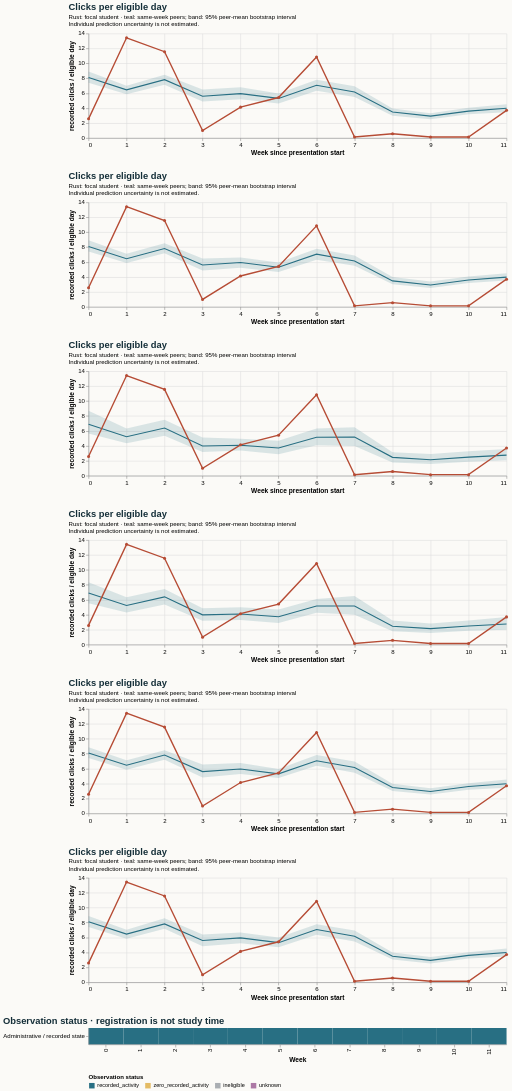

This figure's Vega-Lite source:
### Vega-Lite specification from a JSON file in a GitHub repository (floating-point values rounded to 4 significant figures)
{"$schema": "https://vega.github.io/schema/vega-lite/v5.20.1.json", "config": {"axis": {"labelFontSize": 11, "titleFontSize": 12}, "background": "#fbfaf7", "font": "sans-serif", "title": {"anchor": "start", "color": "#142e38", "fontSize": 17, "subtitleFontSize": 11}, "view": {"continuousHeight": 300, "continuousWidth": 300, "stroke": null}}, "datasets": {"data-39455ae55f0d7dfa5c8f74dd96c4e827": [{"eligible_days": 7.0, "end_day": 6, "logging_completeness": "unknown", "observation_status": "recorded_activity", "row": "Administrative / recorded state", "score_status": "withheld_release_time_unknown", "start_day": 0, "value": 2.571, "week": 0}, {"eligible_days": 7.0, "end_day": 13, "logging_completeness": "unknown", "observation_status": "recorded_activity", "row": "Administrative / recorded state", "score_status": "withheld_release_time_unknown", "start_day": 7, "value": 13.43, "week": 1}, {"eligible_days": 7.0, "end_day": 20, "logging_completeness": "unknown", "observation_status": "recorded_activity", "row": "Administrative / recorded state", "score_status": "withheld_release_time_unknown", "start_day": 14, "value": 11.57, "week": 2}, {"eligible_days": 7.0, "end_day": 27, "logging_completeness": "unknown", "observation_status": "recorded_activity", "row": "Administrative / recorded state", "score_status": "withheld_release_time_unknown", "start_day": 21, "value": 1.0, "week": 3}, {"eligible_days": 7.0, "end_day": 34, "logging_completeness": "unknown", "observation_status": "recorded_activity", "row": "Administrative / recorded state", "score_status": "withheld_release_time_unknown", "start_day": 28, "value": 4.143, "week": 4}, {"eligible_days": 7.0, "end_day": 41, "logging_completeness": "unknown", "observation_status": "recorded_activity", "row": "Administrative / recorded state", "score_status": "withheld_release_time_unknown", "start_day": 35, "value": 5.429, "week": 5}, {"eligible_days": 7.0, "end_day": 48, "logging_completeness": "unknown", "observation_status": "recorded_activity", "row": "Administrative / recorded state", "score_status": "withheld_release_time_unknown", "start_day": 42, "value": 10.86, "week": 6}, {"eligible_days": 7.0, "end_day": 55, "logging_completeness": "unknown", "observation_status": "recorded_activity", "row": "Administrative / recorded state", "score_status": "withheld_release_time_unknown", "start_day": 49, "value": 0.1429, "week": 7}, {"eligible_days": 7.0, "end_day": 62, "logging_completeness": "unknown", "observation_status": "recorded_activity", "row": "Administrative / recorded state", "score_status": "withheld_release_time_unknown", "start_day": 56, "value": 0.5714, "week": 8}, {"eligible_days": 7.0, "end_day": 69, "logging_completeness": "unknown", "observation_status": "recorded_activity", "row": "Administrative / recorded state", "score_status": "withheld_release_time_unknown", "start_day": 63, "value": 0.1429, "week": 9}, {"eligible_days": 7.0, "end_day": 76, "logging_completeness": "unknown", "observation_status": "recorded_activity", "row": "Administrative / recorded state", "score_status": "withheld_release_time_unknown", "start_day": 70, "value": 0.1429, "week": 10}, {"eligible_days": 7.0, "end_day": 83, "logging_completeness": "unknown", "observation_status": "recorded_activity", "row": "Administrative / recorded state", "score_status": "withheld_release_time_unknown", "start_day": 77, "value": 3.714, "week": 11}], "data-3f72d43402fd29257d716ecfcbb1cce0": [{"end_day": 6, "focal_value": 2.571, "peer_ci_high": 8.36, "peer_ci_low": 5.533, "peer_mean": 6.901, "peer_observations": 232, "peer_people": 232, "reference": "same_prior_attempt", "unit": "recorded clicks / eligible day", "week": 0}, {"end_day": 13, "focal_value": 13.43, "peer_ci_high": 6.351, "peer_ci_low": 4.314, "peer_mean": 5.234, "peer_observations": 229, "peer_people": 229, "reference": "same_prior_attempt", "unit": "recorded clicks / eligible day", "week": 1}, {"end_day": 20, "focal_value": 11.57, "peer_ci_high": 7.46, "peer_ci_low": 5.36, "peer_mean": 6.398, "peer_observations": 222, "peer_people": 222, "reference": "same_prior_attempt", "unit": "recorded clicks / eligible day", "week": 2}, {"end_day": 27, "focal_value": 1.0, "peer_ci_high": 4.875, "peer_ci_low": 3.208, "peer_mean": 3.987, "peer_observations": 222, "peer_people": 222, "reference": "same_prior_attempt", "unit": "recorded clicks / eligible day", "week": 3}, {"end_day": 34, "focal_value": 4.143, "peer_ci_high": 4.999, "peer_ci_low": 3.309, "peer_mean": 4.095, "peer_observations": 216, "peer_people": 216, "reference": "same_prior_attempt", "unit": "recorded clicks / eligible day", "week": 4}, {"end_day": 41, "focal_value": 5.429, "peer_ci_high": 4.707, "peer_ci_low": 2.898, "peer_mean": 3.722, "peer_observations": 213, "peer_people": 213, "reference": "same_prior_attempt", "unit": "recorded clicks / eligible day", "week": 5}, {"end_day": 48, "focal_value": 10.86, "peer_ci_high": 6.125, "peer_ci_low": 4.263, "peer_mean": 5.167, "peer_observations": 209, "peer_people": 209, "reference": "same_prior_attempt", "unit": "recorded clicks / eligible day", "week": 6}, {"end_day": 55, "focal_value": 0.1429, "peer_ci_high": 6.5, "peer_ci_low": 3.992, "peer_mean": 5.179, "peer_observations": 204, "peer_people": 204, "reference": "same_prior_attempt", "unit": "recorded clicks / eligible day", "week": 7}, {"end_day": 62, "focal_value": 0.5714, "peer_ci_high": 3.223, "peer_ci_low": 1.794, "peer_mean": 2.464, "peer_observations": 202, "peer_people": 202, "reference": "same_prior_attempt", "unit": "recorded clicks / eligible day", "week": 8}, {"end_day": 69, "focal_value": 0.1429, "peer_ci_high": 2.818, "peer_ci_low": 1.565, "peer_mean": 2.145, "peer_observations": 199, "peer_people": 199, "reference": "same_prior_attempt", "unit": "recorded clicks / eligible day", "week": 9}, {"end_day": 76, "focal_value": 0.1429, "peer_ci_high": 3.235, "peer_ci_low": 1.839, "peer_mean": 2.489, "peer_observations": 197, "peer_people": 197, "reference": "same_prior_attempt", "unit": "recorded clicks / eligible day", "week": 10}, {"end_day": 83, "focal_value": 3.714, "peer_ci_high": 3.711, "peer_ci_low": 1.993, "peer_mean": 2.77, "peer_observations": 196, "peer_people": 196, "reference": "same_prior_attempt", "unit": "recorded clicks / eligible day", "week": 11}], "data-7ff83019dff311f098e17c729a63a3ed": [{"end_day": 6, "focal_value": 2.571, "peer_ci_high": 8.912, "peer_ci_low": 7.394, "peer_mean": 8.1, "peer_observations": 1159, "peer_people": 1159, "reference": "course", "unit": "recorded clicks / eligible day", "week": 0}, {"end_day": 13, "focal_value": 13.43, "peer_ci_high": 7.012, "peer_ci_low": 5.877, "peer_mean": 6.456, "peer_observations": 1151, "peer_people": 1151, "reference": "course", "unit": "recorded clicks / eligible day", "week": 1}, {"end_day": 20, "focal_value": 11.57, "peer_ci_high": 8.482, "peer_ci_low": 7.132, "peer_mean": 7.819, "peer_observations": 1133, "peer_people": 1133, "reference": "course", "unit": "recorded clicks / eligible day", "week": 2}, {"end_day": 27, "focal_value": 1.0, "peer_ci_high": 6.505, "peer_ci_low": 4.89, "peer_mean": 5.608, "peer_observations": 1125, "peer_people": 1125, "reference": "course", "unit": "recorded clicks / eligible day", "week": 3}, {"end_day": 34, "focal_value": 4.143, "peer_ci_high": 6.81, "peer_ci_low": 5.193, "peer_mean": 5.954, "peer_observations": 1088, "peer_people": 1088, "reference": "course", "unit": "recorded clicks / eligible day", "week": 4}, {"end_day": 41, "focal_value": 5.429, "peer_ci_high": 5.956, "peer_ci_low": 4.618, "peer_mean": 5.31, "peer_observations": 1081, "peer_people": 1081, "reference": "course", "unit": "recorded clicks / eligible day", "week": 5}, {"end_day": 48, "focal_value": 10.86, "peer_ci_high": 7.826, "peer_ci_low": 6.347, "peer_mean": 7.065, "peer_observations": 1070, "peer_people": 1070, "reference": "course", "unit": "recorded clicks / eligible day", "week": 6}, {"end_day": 55, "focal_value": 0.1429, "peer_ci_high": 6.949, "peer_ci_low": 5.485, "peer_mean": 6.16, "peer_observations": 1054, "peer_people": 1054, "reference": "course", "unit": "recorded clicks / eligible day", "week": 7}, {"end_day": 62, "focal_value": 0.5714, "peer_ci_high": 3.945, "peer_ci_low": 2.987, "peer_mean": 3.483, "peer_observations": 1044, "peer_people": 1044, "reference": "course", "unit": "recorded clicks / eligible day", "week": 8}, {"end_day": 69, "focal_value": 0.1429, "peer_ci_high": 3.331, "peer_ci_low": 2.528, "peer_mean": 2.943, "peer_observations": 1027, "peer_people": 1027, "reference": "course", "unit": "recorded clicks / eligible day", "week": 9}, {"end_day": 76, "focal_value": 0.1429, "peer_ci_high": 4.049, "peer_ci_low": 3.187, "peer_mean": 3.609, "peer_observations": 1021, "peer_people": 1021, "reference": "course", "unit": "recorded clicks / eligible day", "week": 10}, {"end_day": 83, "focal_value": 3.714, "peer_ci_high": 4.52, "peer_ci_low": 3.452, "peer_mean": 3.989, "peer_observations": 1016, "peer_people": 1016, "reference": "course", "unit": "recorded clicks / eligible day", "week": 11}], "data-ad1362a6963045153d9c7681cf961298": [{"end_day": 6, "focal_value": 2.571, "peer_ci_high": 8.876, "peer_ci_low": 7.438, "peer_mean": 8.1, "peer_observations": 1159, "peer_people": 1159, "reference": "early_stage", "unit": "recorded clicks / eligible day", "week": 0}, {"end_day": 13, "focal_value": 13.43, "peer_ci_high": 7.127, "peer_ci_low": 5.866, "peer_mean": 6.456, "peer_observations": 1151, "peer_people": 1151, "reference": "early_stage", "unit": "recorded clicks / eligible day", "week": 1}, {"end_day": 20, "focal_value": 11.57, "peer_ci_high": 8.469, "peer_ci_low": 7.192, "peer_mean": 7.819, "peer_observations": 1133, "peer_people": 1133, "reference": "early_stage", "unit": "recorded clicks / eligible day", "week": 2}, {"end_day": 27, "focal_value": 1.0, "peer_ci_high": 6.562, "peer_ci_low": 4.81, "peer_mean": 5.608, "peer_observations": 1125, "peer_people": 1125, "reference": "early_stage", "unit": "recorded clicks / eligible day", "week": 3}, {"end_day": 34, "focal_value": 4.143, "peer_ci_high": 6.758, "peer_ci_low": 5.278, "peer_mean": 5.954, "peer_observations": 1088, "peer_people": 1088, "reference": "early_stage", "unit": "recorded clicks / eligible day", "week": 4}, {"end_day": 41, "focal_value": 5.429, "peer_ci_high": 5.958, "peer_ci_low": 4.734, "peer_mean": 5.31, "peer_observations": 1081, "peer_people": 1081, "reference": "early_stage", "unit": "recorded clicks / eligible day", "week": 5}, {"end_day": 48, "focal_value": 10.86, "peer_ci_high": 7.838, "peer_ci_low": 6.378, "peer_mean": 7.065, "peer_observations": 1070, "peer_people": 1070, "reference": "early_stage", "unit": "recorded clicks / eligible day", "week": 6}, {"end_day": 55, "focal_value": 0.1429, "peer_ci_high": 6.963, "peer_ci_low": 5.463, "peer_mean": 6.16, "peer_observations": 1054, "peer_people": 1054, "reference": "early_stage", "unit": "recorded clicks / eligible day", "week": 7}, {"end_day": 62, "focal_value": 0.5714, "peer_ci_high": 3.965, "peer_ci_low": 3.004, "peer_mean": 3.483, "peer_observations": 1044, "peer_people": 1044, "reference": "early_stage", "unit": "recorded clicks / eligible day", "week": 8}, {"end_day": 69, "focal_value": 0.1429, "peer_ci_high": 3.374, "peer_ci_low": 2.542, "peer_mean": 2.943, "peer_observations": 1027, "peer_people": 1027, "reference": "early_stage", "unit": "recorded clicks / eligible day", "week": 9}, {"end_day": 76, "focal_value": 0.1429, "peer_ci_high": 4.057, "peer_ci_low": 3.188, "peer_mean": 3.609, "peer_observations": 1021, "peer_people": 1021, "reference": "early_stage", "unit": "recorded clicks / eligible day", "week": 10}, {"end_day": 83, "focal_value": 3.714, "peer_ci_high": 4.561, "peer_ci_low": 3.436, "peer_mean": 3.989, "peer_observations": 1016, "peer_people": 1016, "reference": "early_stage", "unit": "recorded clicks / eligible day", "week": 11}], "data-e5c42d6caa09789dfa63ea6092bcc3f0": [{"end_day": 6, "focal_value": 2.571, "peer_ci_high": 8.884, "peer_ci_low": 7.405, "peer_mean": 8.1, "peer_observations": 1159, "peer_people": 1159, "reference": "early_stage", "unit": "recorded clicks / eligible day", "week": 0}, {"end_day": 13, "focal_value": 13.43, "peer_ci_high": 7.036, "peer_ci_low": 5.849, "peer_mean": 6.456, "peer_observations": 1151, "peer_people": 1151, "reference": "early_stage", "unit": "recorded clicks / eligible day", "week": 1}, {"end_day": 20, "focal_value": 11.57, "peer_ci_high": 8.579, "peer_ci_low": 7.17, "peer_mean": 7.819, "peer_observations": 1133, "peer_people": 1133, "reference": "early_stage", "unit": "recorded clicks / eligible day", "week": 2}, {"end_day": 27, "focal_value": 1.0, "peer_ci_high": 6.42, "peer_ci_low": 4.82, "peer_mean": 5.608, "peer_observations": 1125, "peer_people": 1125, "reference": "early_stage", "unit": "recorded clicks / eligible day", "week": 3}, {"end_day": 34, "focal_value": 4.143, "peer_ci_high": 6.661, "peer_ci_low": 5.225, "peer_mean": 5.954, "peer_observations": 1088, "peer_people": 1088, "reference": "early_stage", "unit": "recorded clicks / eligible day", "week": 4}, {"end_day": 41, "focal_value": 5.429, "peer_ci_high": 6.002, "peer_ci_low": 4.697, "peer_mean": 5.31, "peer_observations": 1081, "peer_people": 1081, "reference": "early_stage", "unit": "recorded clicks / eligible day", "week": 5}, {"end_day": 48, "focal_value": 10.86, "peer_ci_high": 7.781, "peer_ci_low": 6.376, "peer_mean": 7.065, "peer_observations": 1070, "peer_people": 1070, "reference": "early_stage", "unit": "recorded clicks / eligible day", "week": 6}, {"end_day": 55, "focal_value": 0.1429, "peer_ci_high": 6.924, "peer_ci_low": 5.475, "peer_mean": 6.16, "peer_observations": 1054, "peer_people": 1054, "reference": "early_stage", "unit": "recorded clicks / eligible day", "week": 7}, {"end_day": 62, "focal_value": 0.5714, "peer_ci_high": 3.991, "peer_ci_low": 3.039, "peer_mean": 3.483, "peer_observations": 1044, "peer_people": 1044, "reference": "early_stage", "unit": "recorded clicks / eligible day", "week": 8}, {"end_day": 69, "focal_value": 0.1429, "peer_ci_high": 3.393, "peer_ci_low": 2.534, "peer_mean": 2.943, "peer_observations": 1027, "peer_people": 1027, "reference": "early_stage", "unit": "recorded clicks / eligible day", "week": 9}, {"end_day": 76, "focal_value": 0.1429, "peer_ci_high": 4.023, "peer_ci_low": 3.19, "peer_mean": 3.609, "peer_observations": 1021, "peer_people": 1021, "reference": "early_stage", "unit": "recorded clicks / eligible day", "week": 10}, {"end_day": 83, "focal_value": 3.714, "peer_ci_high": 4.514, "peer_ci_low": 3.45, "peer_mean": 3.989, "peer_observations": 1016, "peer_people": 1016, "reference": "early_stage", "unit": "recorded clicks / eligible day", "week": 11}], "data-e9827d30e6e5ab558e5ff3ada132b88a": [{"end_day": 6, "focal_value": 2.571, "peer_ci_high": 8.705, "peer_ci_low": 5.671, "peer_mean": 6.901, "peer_observations": 232, "peer_people": 232, "reference": "same_prior_attempt", "unit": "recorded clicks / eligible day", "week": 0}, {"end_day": 13, "focal_value": 13.43, "peer_ci_high": 6.344, "peer_ci_low": 4.355, "peer_mean": 5.234, "peer_observations": 229, "peer_people": 229, "reference": "same_prior_attempt", "unit": "recorded clicks / eligible day", "week": 1}, {"end_day": 20, "focal_value": 11.57, "peer_ci_high": 7.505, "peer_ci_low": 5.365, "peer_mean": 6.398, "peer_observations": 222, "peer_people": 222, "reference": "same_prior_attempt", "unit": "recorded clicks / eligible day", "week": 2}, {"end_day": 27, "focal_value": 1.0, "peer_ci_high": 5.136, "peer_ci_low": 3.177, "peer_mean": 3.987, "peer_observations": 222, "peer_people": 222, "reference": "same_prior_attempt", "unit": "recorded clicks / eligible day", "week": 3}, {"end_day": 34, "focal_value": 4.143, "peer_ci_high": 4.949, "peer_ci_low": 3.39, "peer_mean": 4.095, "peer_observations": 216, "peer_people": 216, "reference": "same_prior_attempt", "unit": "recorded clicks / eligible day", "week": 4}, {"end_day": 41, "focal_value": 5.429, "peer_ci_high": 4.694, "peer_ci_low": 2.881, "peer_mean": 3.722, "peer_observations": 213, "peer_people": 213, "reference": "same_prior_attempt", "unit": "recorded clicks / eligible day", "week": 5}, {"end_day": 48, "focal_value": 10.86, "peer_ci_high": 6.316, "peer_ci_low": 4.074, "peer_mean": 5.167, "peer_observations": 209, "peer_people": 209, "reference": "same_prior_attempt", "unit": "recorded clicks / eligible day", "week": 6}, {"end_day": 55, "focal_value": 0.1429, "peer_ci_high": 6.507, "peer_ci_low": 4.001, "peer_mean": 5.179, "peer_observations": 204, "peer_people": 204, "reference": "same_prior_attempt", "unit": "recorded clicks / eligible day", "week": 7}, {"end_day": 62, "focal_value": 0.5714, "peer_ci_high": 3.148, "peer_ci_low": 1.785, "peer_mean": 2.464, "peer_observations": 202, "peer_people": 202, "reference": "same_prior_attempt", "unit": "recorded clicks / eligible day", "week": 8}, {"end_day": 69, "focal_value": 0.1429, "peer_ci_high": 2.898, "peer_ci_low": 1.582, "peer_mean": 2.145, "peer_observations": 199, "peer_people": 199, "reference": "same_prior_attempt", "unit": "recorded clicks / eligible day", "week": 9}, {"end_day": 76, "focal_value": 0.1429, "peer_ci_high": 3.286, "peer_ci_low": 1.866, "peer_mean": 2.489, "peer_observations": 197, "peer_people": 197, "reference": "same_prior_attempt", "unit": "recorded clicks / eligible day", "week": 10}, {"end_day": 83, "focal_value": 3.714, "peer_ci_high": 3.575, "peer_ci_low": 2.09, "peer_mean": 2.77, "peer_observations": 196, "peer_people": 196, "reference": "same_prior_attempt", "unit": "recorded clicks / eligible day", "week": 11}], "data-f72687126cee1c880fa5afa95b9cc9bf": [{"end_day": 6, "focal_value": 2.571, "peer_ci_high": 8.941, "peer_ci_low": 7.422, "peer_mean": 8.1, "peer_observations": 1159, "peer_people": 1159, "reference": "course", "unit": "recorded clicks / eligible day", "week": 0}, {"end_day": 13, "focal_value": 13.43, "peer_ci_high": 7.113, "peer_ci_low": 5.868, "peer_mean": 6.456, "peer_observations": 1151, "peer_people": 1151, "reference": "course", "unit": "recorded clicks / eligible day", "week": 1}, {"end_day": 20, "focal_value": 11.57, "peer_ci_high": 8.518, "peer_ci_low": 7.182, "peer_mean": 7.819, "peer_observations": 1133, "peer_people": 1133, "reference": "course", "unit": "recorded clicks / eligible day", "week": 2}, {"end_day": 27, "focal_value": 1.0, "peer_ci_high": 6.485, "peer_ci_low": 4.863, "peer_mean": 5.608, "peer_observations": 1125, "peer_people": 1125, "reference": "course", "unit": "recorded clicks / eligible day", "week": 3}, {"end_day": 34, "focal_value": 4.143, "peer_ci_high": 6.628, "peer_ci_low": 5.261, "peer_mean": 5.954, "peer_observations": 1088, "peer_people": 1088, "reference": "course", "unit": "recorded clicks / eligible day", "week": 4}, {"end_day": 41, "focal_value": 5.429, "peer_ci_high": 5.958, "peer_ci_low": 4.673, "peer_mean": 5.31, "peer_observations": 1081, "peer_people": 1081, "reference": "course", "unit": "recorded clicks / eligible day", "week": 5}, {"end_day": 48, "focal_value": 10.86, "peer_ci_high": 7.801, "peer_ci_low": 6.331, "peer_mean": 7.065, "peer_observations": 1070, "peer_people": 1070, "reference": "course", "unit": "recorded clicks / eligible day", "week": 6}, {"end_day": 55, "focal_value": 0.1429, "peer_ci_high": 6.881, "peer_ci_low": 5.52, "peer_mean": 6.16, "peer_observations": 1054, "peer_people": 1054, "reference": "course", "unit": "recorded clicks / eligible day", "week": 7}, {"end_day": 62, "focal_value": 0.5714, "peer_ci_high": 4.004, "peer_ci_low": 3.028, "peer_mean": 3.483, "peer_observations": 1044, "peer_people": 1044, "reference": "course", "unit": "recorded clicks / eligible day", "week": 8}, {"end_day": 69, "focal_value": 0.1429, "peer_ci_high": 3.397, "peer_ci_low": 2.534, "peer_mean": 2.943, "peer_observations": 1027, "peer_people": 1027, "reference": "course", "unit": "recorded clicks / eligible day", "week": 9}, {"end_day": 76, "focal_value": 0.1429, "peer_ci_high": 4.084, "peer_ci_low": 3.209, "peer_mean": 3.609, "peer_observations": 1021, "peer_people": 1021, "reference": "course", "unit": "recorded clicks / eligible day", "week": 10}, {"end_day": 83, "focal_value": 3.714, "peer_ci_high": 4.501, "peer_ci_low": 3.521, "peer_mean": 3.989, "peer_observations": 1016, "peer_people": 1016, "reference": "course", "unit": "recorded clicks / eligible day", "week": 11}]}, "resolve": {"scale": {"color": "independent"}}, "spacing": 28, "vconcat": [{"data": {"name": "data-7ff83019dff311f098e17c729a63a3ed"}, "height": 190, "layer": [{"encoding": {"x": {"axis": {"tickMinStep": 1}, "field": "week", "title": "Week since presentation start", "type": "quantitative"}, "y": {"field": "peer_ci_low", "scale": {"zero": true}, "title": "recorded clicks / eligible day", "type": "quantitative"}, "y2": {"field": "peer_ci_high"}}, "mark": {"color": "#286f83", "opacity": 0.16, "type": "area"}}, {"encoding": {"tooltip": [{"field": "week", "type": "quantitative"}, {"field": "peer_mean", "type": "quantitative"}, {"field": "peer_people", "type": "quantitative"}, {"field": "peer_observations", "type": "quantitative"}], "x": {"field": "week", "type": "quantitative"}, "y": {"field": "peer_mean", "type": "quantitative"}}, "mark": {"color": "#286f83", "strokeWidth": 2, "type": "line"}}, {"encoding": {"tooltip": [{"field": "week", "type": "quantitative"}, {"field": "focal_value", "type": "quantitative"}], "x": {"field": "week", "type": "quantitative"}, "y": {"field": "focal_value", "type": "quantitative"}}, "mark": {"color": "#b64c35", "point": {"color": "#b64c35"}, "strokeWidth": 2.5, "type": "line"}}], "title": {"subtitle": ["Rust: focal student · teal: same-week peers; band: 95% peer-mean bootstrap interval", "Individual prediction uncertainty is not estimated."], "text": "Clicks per eligible day"}, "width": 760}, {"data": {"name": "data-f72687126cee1c880fa5afa95b9cc9bf"}, "height": 190, "layer": [{"encoding": {"x": {"axis": {"tickMinStep": 1}, "field": "week", "title": "Week since presentation start", "type": "quantitative"}, "y": {"field": "peer_ci_low", "scale": {"zero": true}, "title": "recorded clicks / eligible day", "type": "quantitative"}, "y2": {"field": "peer_ci_high"}}, "mark": {"color": "#286f83", "opacity": 0.16, "type": "area"}}, {"encoding": {"tooltip": [{"field": "week", "type": "quantitative"}, {"field": "peer_mean", "type": "quantitative"}, {"field": "peer_people", "type": "quantitative"}, {"field": "peer_observations", "type": "quantitative"}], "x": {"field": "week", "type": "quantitative"}, "y": {"field": "peer_mean", "type": "quantitative"}}, "mark": {"color": "#286f83", "strokeWidth": 2, "type": "line"}}, {"encoding": {"tooltip": [{"field": "week", "type": "quantitative"}, {"field": "focal_value", "type": "quantitative"}], "x": {"field": "week", "type": "quantitative"}, "y": {"field": "focal_value", "type": "quantitative"}}, "mark": {"color": "#b64c35", "point": {"color": "#b64c35"}, "strokeWidth": 2.5, "type": "line"}}], "title": {"subtitle": ["Rust: focal student · teal: same-week peers; band: 95% peer-mean bootstrap interval", "Individual prediction uncertainty is not estimated."], "text": "Clicks per eligible day"}, "width": 760}, {"data": {"name": "data-e9827d30e6e5ab558e5ff3ada132b88a"}, "height": 190, "layer": [{"encoding": {"x": {"axis": {"tickMinStep": 1}, "field": "week", "title": "Week since presentation start", "type": "quantitative"}, "y": {"field": "peer_ci_low", "scale": {"zero": true}, "title": "recorded clicks / eligible day", "type": "quantitative"}, "y2": {"field": "peer_ci_high"}}, "mark": {"color": "#286f83", "opacity": 0.16, "type": "area"}}, {"encoding": {"tooltip": [{"field": "week", "type": "quantitative"}, {"field": "peer_mean", "type": "quantitative"}, {"field": "peer_people", "type": "quantitative"}, {"field": "peer_observations", "type": "quantitative"}], "x": {"field": "week", "type": "quantitative"}, "y": {"field": "peer_mean", "type": "quantitative"}}, "mark": {"color": "#286f83", "strokeWidth": 2, "type": "line"}}, {"encoding": {"tooltip": [{"field": "week", "type": "quantitative"}, {"field": "focal_value", "type": "quantitative"}], "x": {"field": "week", "type": "quantitative"}, "y": {"field": "focal_value", "type": "quantitative"}}, "mark": {"color": "#b64c35", "point": {"color": "#b64c35"}, "strokeWidth": 2.5, "type": "line"}}], "title": {"subtitle": ["Rust: focal student · teal: same-week peers; band: 95% peer-mean bootstrap interval", "Individual prediction uncertainty is not estimated."], "text": "Clicks per eligible day"}, "width": 760}, {"data": {"name": "data-3f72d43402fd29257d716ecfcbb1cce0"}, "height": 190, "layer": [{"encoding": {"x": {"axis": {"tickMinStep": 1}, "field": "week", "title": "Week since presentation start", "type": "quantitative"}, "y": {"field": "peer_ci_low", "scale": {"zero": true}, "title": "recorded clicks / eligible day", "type": "quantitative"}, "y2": {"field": "peer_ci_high"}}, "mark": {"color": "#286f83", "opacity": 0.16, "type": "area"}}, {"encoding": {"tooltip": [{"field": "week", "type": "quantitative"}, {"field": "peer_mean", "type": "quantitative"}, {"field": "peer_people", "type": "quantitative"}, {"field": "peer_observations", "type": "quantitative"}], "x": {"field": "week", "type": "quantitative"}, "y": {"field": "peer_mean", "type": "quantitative"}}, "mark": {"color": "#286f83", "strokeWidth": 2, "type": "line"}}, {"encoding": {"tooltip": [{"field": "week", "type": "quantitative"}, {"field": "focal_value", "type": "quantitative"}], "x": {"field": "week", "type": "quantitative"}, "y": {"field": "focal_value", "type": "quantitative"}}, "mark": {"color": "#b64c35", "point": {"color": "#b64c35"}, "strokeWidth": 2.5, "type": "line"}}], "title": {"subtitle": ["Rust: focal student · teal: same-week peers; band: 95% peer-mean bootstrap interval", "Individual prediction uncertainty is not estimated."], "text": "Clicks per eligible day"}, "width": 760}, {"data": {"name": "data-ad1362a6963045153d9c7681cf961298"}, "height": 190, "layer": [{"encoding": {"x": {"axis": {"tickMinStep": 1}, "field": "week", "title": "Week since presentation start", "type": "quantitative"}, "y": {"field": "peer_ci_low", "scale": {"zero": true}, "title": "recorded clicks / eligible day", "type": "quantitative"}, "y2": {"field": "peer_ci_high"}}, "mark": {"color": "#286f83", "opacity": 0.16, "type": "area"}}, {"encoding": {"tooltip": [{"field": "week", "type": "quantitative"}, {"field": "peer_mean", "type": "quantitative"}, {"field": "peer_people", "type": "quantitative"}, {"field": "peer_observations", "type": "quantitative"}], "x": {"field": "week", "type": "quantitative"}, "y": {"field": "peer_mean", "type": "quantitative"}}, "mark": {"color": "#286f83", "strokeWidth": 2, "type": "line"}}, {"encoding": {"tooltip": [{"field": "week", "type": "quantitative"}, {"field": "focal_value", "type": "quantitative"}], "x": {"field": "week", "type": "quantitative"}, "y": {"field": "focal_value", "type": "quantitative"}}, "mark": {"color": "#b64c35", "point": {"color": "#b64c35"}, "strokeWidth": 2.5, "type": "line"}}], "title": {"subtitle": ["Rust: focal student · teal: same-week peers; band: 95% peer-mean bootstrap interval", "Individual prediction uncertainty is not estimated."], "text": "Clicks per eligible day"}, "width": 760}, {"data": {"name": "data-e5c42d6caa09789dfa63ea6092bcc3f0"}, "height": 190, "layer": [{"encoding": {"x": {"axis": {"tickMinStep": 1}, "field": "week", "title": "Week since presentation start", "type": "quantitative"}, "y": {"field": "peer_ci_low", "scale": {"zero": true}, "title": "recorded clicks / eligible day", "type": "quantitative"}, "y2": {"field": "peer_ci_high"}}, "mark": {"color": "#286f83", "opacity": 0.16, "type": "area"}}, {"encoding": {"tooltip": [{"field": "week", "type": "quantitative"}, {"field": "peer_mean", "type": "quantitative"}, {"field": "peer_people", "type": "quantitative"}, {"field": "peer_observations", "type": "quantitative"}], "x": {"field": "week", "type": "quantitative"}, "y": {"field": "peer_mean", "type": "quantitative"}}, "mark": {"color": "#286f83", "strokeWidth": 2, "type": "line"}}, {"encoding": {"tooltip": [{"field": "week", "type": "quantitative"}, {"field": "focal_value", "type": "quantitative"}], "x": {"field": "week", "type": "quantitative"}, "y": {"field": "focal_value", "type": "quantitative"}}, "mark": {"color": "#b64c35", "point": {"color": "#b64c35"}, "strokeWidth": 2.5, "type": "line"}}], "title": {"subtitle": ["Rust: focal student · teal: same-week peers; band: 95% peer-mean bootstrap interval", "Individual prediction uncertainty is not estimated."], "text": "Clicks per eligible day"}, "width": 760}, {"data": {"name": "data-39455ae55f0d7dfa5c8f74dd96c4e827"}, "encoding": {"color": {"field": "observation_status", "legend": {"labelLimit": 260, "orient": "bottom"}, "scale": {"domain": ["recorded_activity", "zero_recorded_activity", "ineligible", "unknown"], "range": ["#286f83", "#e4bb64", "#aaaeb3", "#ac78a5"]}, "title": "Observation status", "type": "nominal"}, "tooltip": [{"field": "week", "type": "quantitative"}, {"field": "eligible_days", "type": "quantitative"}, {"field": "observation_status", "type": "nominal"}, {"field": "logging_completeness", "type": "nominal"}], "x": {"field": "week", "title": "Week", "type": "ordinal"}, "y": {"field": "row", "title": null, "type": "nominal"}}, "height": 30, "mark": {"type": "rect"}, "title": "Observation status · registration is not study time", "width": 760}]}
